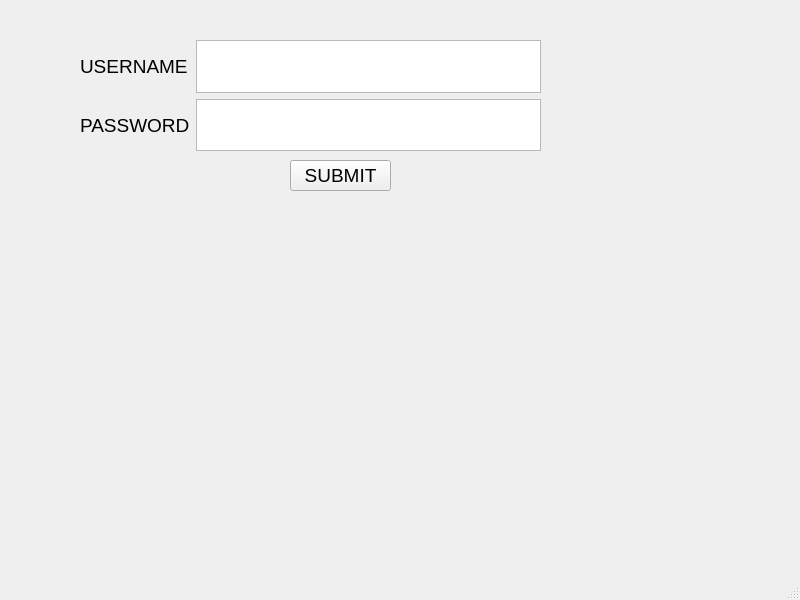
<?xml version="1.0" encoding="UTF-8"?>
<ui version="4.0">
 <class>MainWindow</class>
 <widget class="QMainWindow" name="MainWindow">
  <property name="geometry">
   <rect>
    <x>0</x>
    <y>0</y>
    <width>800</width>
    <height>600</height>
   </rect>
  </property>
  <property name="windowTitle">
   <string>MainWindow</string>
  </property>
  <widget class="QWidget" name="centralwidget">
   <widget class="QPushButton" name="pushButton">
    <property name="geometry">
     <rect>
      <x>290</x>
      <y>160</y>
      <width>101</width>
      <height>31</height>
     </rect>
    </property>
    <property name="font">
     <font>
      <pointsize>14</pointsize>
     </font>
    </property>
    <property name="text">
     <string>SUBMIT</string>
    </property>
   </widget>
   <widget class="QWidget" name="">
    <property name="geometry">
     <rect>
      <x>80</x>
      <y>40</y>
      <width>461</width>
      <height>111</height>
     </rect>
    </property>
    <layout class="QGridLayout" name="gridLayout">
     <item row="0" column="0">
      <widget class="QLabel" name="label">
       <property name="font">
        <font>
         <pointsize>14</pointsize>
        </font>
       </property>
       <property name="text">
        <string>USERNAME</string>
       </property>
      </widget>
     </item>
     <item row="0" column="1">
      <widget class="QPlainTextEdit" name="usernameEdtTxt"/>
     </item>
     <item row="1" column="0">
      <widget class="QLabel" name="label_2">
       <property name="font">
        <font>
         <pointsize>14</pointsize>
        </font>
       </property>
       <property name="text">
        <string>PASSWORD</string>
       </property>
      </widget>
     </item>
     <item row="1" column="1">
      <widget class="QPlainTextEdit" name="passwordEdtTxt"/>
     </item>
    </layout>
   </widget>
  </widget>
  <widget class="QStatusBar" name="statusbar"/>
 </widget>
 <resources/>
 <connections/>
</ui>
